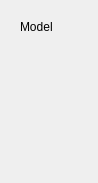
                                 <widget class="QWidget" name="TabLensfunCA">
                                  <property name="geometry">
                                   <rect>
                                    <x>0</x>
                                    <y>0</y>
                                    <width>98</width>
                                    <height>183</height>
                                   </rect>
                                  </property>
                                  <attribute name="label">
                                   <string>Chromatic Aberration (Lensfun)</string>
                                  </attribute>
                                  <layout class="QVBoxLayout" name="verticalLayout_354">
                                   <item>
                                    <widget class="QWidget" name="widget_15" native="true">
                                     <layout class="QVBoxLayout" name="verticalLayout_453">
                                      <item>
                                       <widget class="QWidget" name="widget_30" native="true">
                                        <layout class="QHBoxLayout" name="horizontalLayout_50">
                                         <property name="leftMargin">
                                          <number>0</number>
                                         </property>
                                         <property name="topMargin">
                                          <number>0</number>
                                         </property>
                                         <property name="rightMargin">
                                          <number>0</number>
                                         </property>
                                         <property name="bottomMargin">
                                          <number>0</number>
                                         </property>
                                         <item>
                                          <widget class="QLabel" name="label_100">
                                           <property name="text">
                                            <string>Model</string>
                                           </property>
                                          </widget>
                                         </item>
                                         <item>
                                          <widget class="QWidget" name="LfunCAModelWidget" native="true"/>
                                         </item>
                                         <item>
                                          <spacer name="horizontalSpacer_30">
                                           <property name="orientation">
                                            <enum>Qt::Horizontal</enum>
                                           </property>
                                           <property name="sizeHint" stdset="0">
                                            <size>
                                             <width>40</width>
                                             <height>10</height>
                                            </size>
                                           </property>
                                          </spacer>
                                         </item>
                                        </layout>
                                       </widget>
                                      </item>
                                      <item>
                                       <widget class="QWidget" name="LfunCALinearContainer" native="true">
                                        <layout class="QVBoxLayout" name="verticalLayout_295">
                                         <property name="leftMargin">
                                          <number>0</number>
                                         </property>
                                         <property name="topMargin">
                                          <number>0</number>
                                         </property>
                                         <property name="rightMargin">
                                          <number>0</number>
                                         </property>
                                         <property name="bottomMargin">
                                          <number>0</number>
                                         </property>
                                         <item>
                                          <widget class="QWidget" name="LfunCALinearKrWidget" native="true"/>
                                         </item>
                                         <item>
                                          <widget class="QWidget" name="LfunCALinearKbWidget" native="true"/>
                                         </item>
                                        </layout>
                                       </widget>
                                      </item>
                                      <item>
                                       <widget class="QWidget" name="LfunCAPoly3Container" native="true">
                                        <layout class="QVBoxLayout" name="verticalLayout_256">
                                         <property name="leftMargin">
                                          <number>0</number>
                                         </property>
                                         <property name="topMargin">
                                          <number>0</number>
                                         </property>
                                         <property name="rightMargin">
                                          <number>0</number>
                                         </property>
                                         <property name="bottomMargin">
                                          <number>0</number>
                                         </property>
                                         <item>
                                          <widget class="QWidget" name="LfunCAPoly3VrWidget" native="true"/>
                                         </item>
                                         <item>
                                          <widget class="QWidget" name="LfunCAPoly3VbWidget" native="true"/>
                                         </item>
                                         <item>
                                          <widget class="QWidget" name="LfunCAPoly3CrWidget" native="true"/>
                                         </item>
                                         <item>
                                          <widget class="QWidget" name="LfunCAPoly3CbWidget" native="true"/>
                                         </item>
                                         <item>
                                          <widget class="QWidget" name="LfunCAPoly3BrWidget" native="true"/>
                                         </item>
                                         <item>
                                          <widget class="QWidget" name="LfunCAPoly3BbWidget" native="true"/>
                                         </item>
                                        </layout>
                                       </widget>
                                      </item>
                                     </layout>
                                    </widget>
                                   </item>
                                   <item>
                                    <spacer name="verticalSpacer_84">
                                     <property name="orientation">
                                      <enum>Qt::Vertical</enum>
                                     </property>
                                     <property name="sizeHint" stdset="0">
                                      <size>
                                       <width>20</width>
                                       <height>20</height>
                                      </size>
                                     </property>
                                    </spacer>
                                   </item>
                                  </layout>
                                 </widget>
